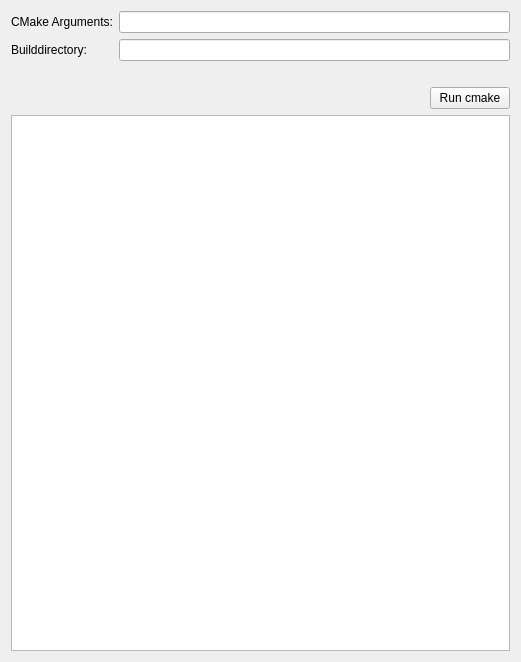
<?xml version="1.0" encoding="UTF-8"?>
<ui version="4.0">
 <class>CMakeProjectManager::Internal::CMakeConfigureWidget</class>
 <widget class="QWidget" name="CMakeProjectManager::Internal::CMakeConfigureWidget">
  <property name="geometry">
   <rect>
    <x>0</x>
    <y>0</y>
    <width>521</width>
    <height>662</height>
   </rect>
  </property>
  <property name="windowTitle">
   <string>Form</string>
  </property>
  <layout class="QVBoxLayout" name="verticalLayout">
   <item>
    <layout class="QFormLayout" name="formLayout">
     <item row="0" column="0">
      <widget class="QLabel" name="labelCommandArguments">
       <property name="text">
        <string>CMake Arguments:</string>
       </property>
      </widget>
     </item>
     <item row="0" column="1">
      <widget class="QLineEdit" name="cmakeArgumentsLineEdit"/>
     </item>
     <item row="1" column="0">
      <widget class="QLabel" name="label_2">
       <property name="text">
        <string>Builddirectory:</string>
       </property>
      </widget>
     </item>
     <item row="1" column="1">
      <widget class="Core::Utils::PathChooser" name="buildDirectoryLineEdit"/>
     </item>
    </layout>
   </item>
   <item>
    <spacer name="verticalSpacer">
     <property name="orientation">
      <enum>Qt::Vertical</enum>
     </property>
     <property name="sizeType">
      <enum>QSizePolicy::Fixed</enum>
     </property>
     <property name="sizeHint" stdset="0">
      <size>
       <width>20</width>
       <height>20</height>
      </size>
     </property>
    </spacer>
   </item>
   <item>
    <layout class="QHBoxLayout" name="horizontalLayout">
     <item>
      <spacer name="horizontalSpacer">
       <property name="orientation">
        <enum>Qt::Horizontal</enum>
       </property>
       <property name="sizeHint" stdset="0">
        <size>
         <width>40</width>
         <height>20</height>
        </size>
       </property>
      </spacer>
     </item>
     <item>
      <widget class="QPushButton" name="configureButton">
       <property name="text">
        <string>Run cmake</string>
       </property>
      </widget>
     </item>
    </layout>
   </item>
   <item>
    <widget class="QPlainTextEdit" name="cmakeOutput"/>
   </item>
  </layout>
 </widget>
 <customwidgets>
  <customwidget>
   <class>Core::Utils::PathChooser</class>
   <extends>QLineEdit</extends>
   <header location="global">utils/pathchooser.h</header>
  </customwidget>
 </customwidgets>
 <resources/>
 <connections/>
</ui>
